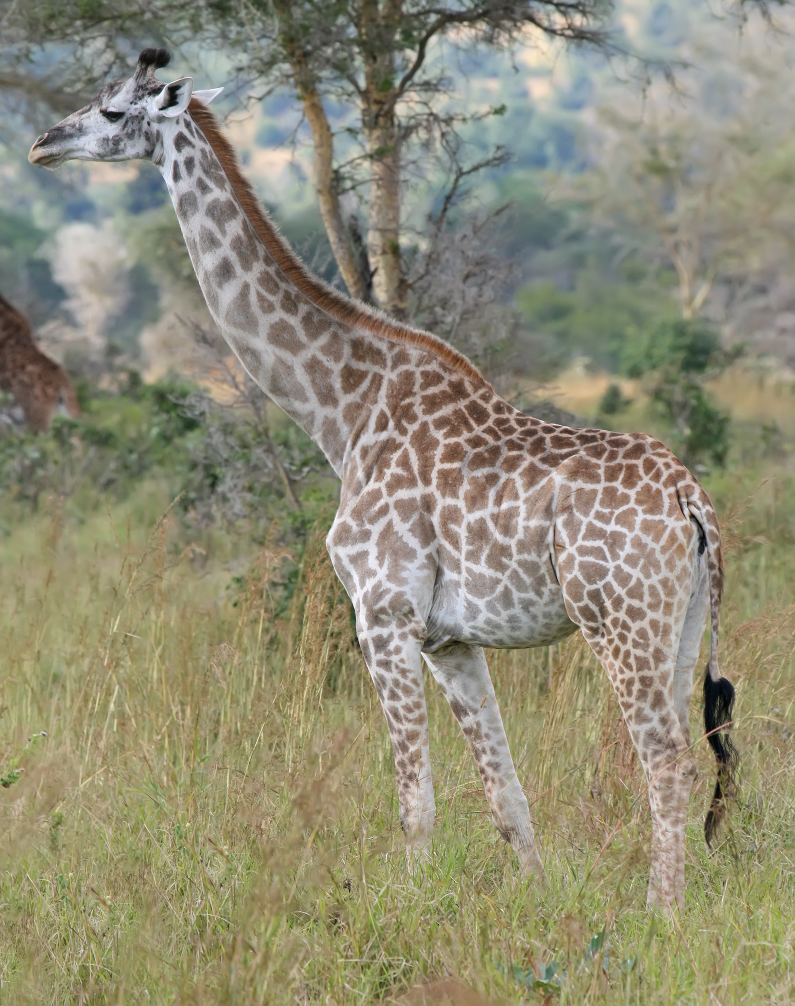
#> input picture machine_learning_photo_rec/giraffe.jpg, 1590 x 2011 px (shown at 1/2 size)
$ python image_to_thumbnail.py ../machine_learning_photo_rec/giraffe.jpg
#> lines starting #> are read from the running program, lines starting #| are printed output that depends on the picture
import os, sys
from PIL import Image

new_size = (300, 300)

for infile in sys.argv[1:]:
    outfile = os.path.splitext(infile)[0] + "_thumb" + \
            os.path.splitext(infile)[1]
    if infile != outfile:
        try:
            with Image.open(infile) as im:
#> im is the input picture: PIL image 1590x2011 RGB; mean R, G, B 143.6, 140.1, 118.2
                im.thumbnail(new_size)
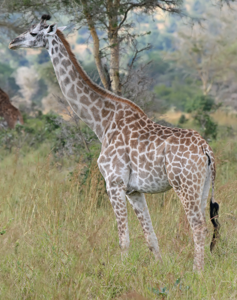
#> im: PIL image 237x300 RGB; mean R, G, B 143.4, 139.9, 118.1
                im.save(outfile, "JPEG")
                print(im.size)
#| (237, 300)
        except OSError:
            print("cannot create thumbnail for", infile)
